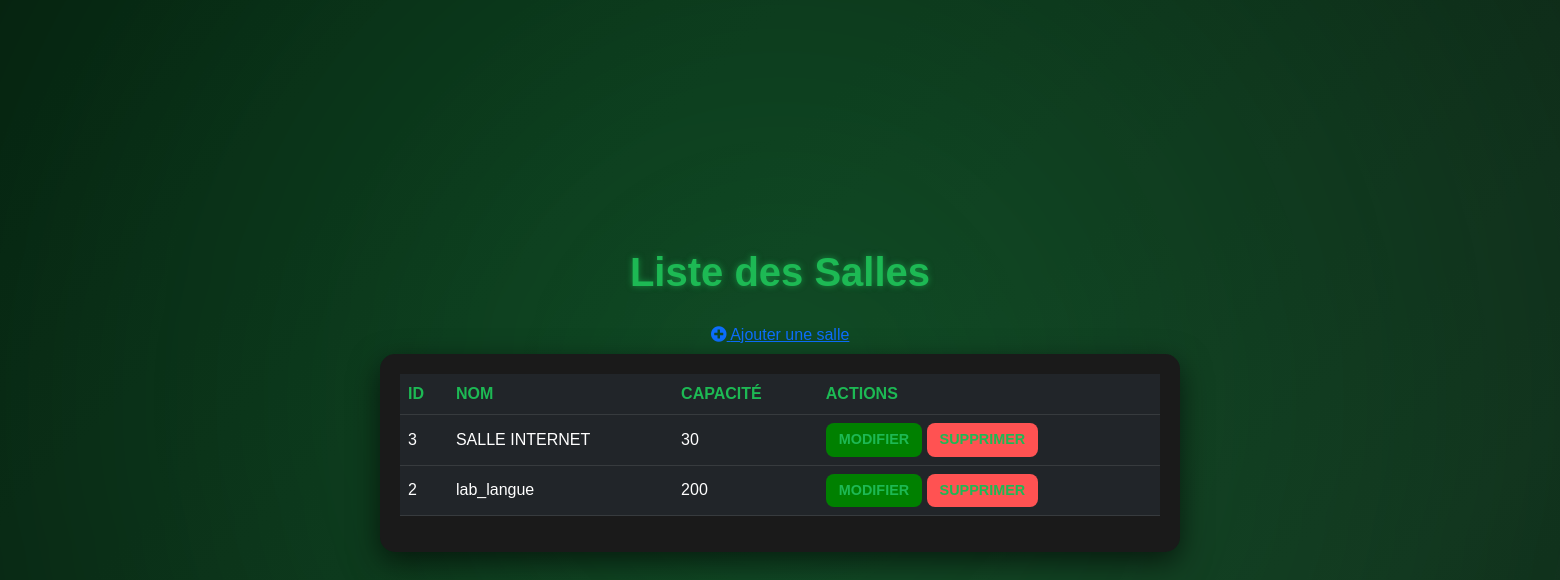
/views/Salle/salleListe.php, run on the app's committed database.
### tables this page shows
CREATE TABLE `salle` (
  `id` int NOT NULL AUTO_INCREMENT,
  `nom` varchar(50) NOT NULL,
  `capacite` int NOT NULL,
  PRIMARY KEY (`id`)
);

### models/Provider.php (called while the page is built, shortened)
<?php
class Provider {
    private $host = 'localhost';
    private $dbName = "scolarite";
    private $user = "root";
    private $password = "";
    public function getConnection() {
        try {
            $con = new PDO("mysql:host=$this->host;dbname=$this->dbName;charset=utf8", $this->user, $this->password);
            $con->setAttribute(PDO::ATTR_ERRMODE, PDO::ERRMODE_EXCEPTION);
            return $con;
        } catch (PDOException $e) {
            echo "Erreur de connexion : " . $e->getMessage();
            return null;
        }
    }
}

### models/SalleService.php (called while the page is built, shortened)
<?php
require_once('Provider.php');
class SalleService
{
    private $connexion;
    function __construct()
    {
        $p = new Provider();
        $this->connexion = $p->getconnection();
    }
    public function getAll()
    {
        $requete = 'SELECT * FROM salle ORDER BY id DESC';
        $stmt = $this->connexion->query($requete);
        $salles = $stmt->fetchAll(PDO::FETCH_ASSOC);
        return $salles;
    }
}

### views/Salle/salleListe.php (the view, shortened to what this page needs)
<!DOCTYPE html>
<html lang="fr">
<head>
    <link href="https://cdn.jsdelivr.net/npm/bootstrap@5.3.0-alpha1/dist/css/bootstrap.min.css" rel="stylesheet">
    <link rel="stylesheet" href="https://cdnjs.cloudflare.com/ajax/libs/font-awesome/5.15.3/css/all.min.css">
</head>
<body>
    <h1>Liste des Salles</h1>
    <a href="../../controllers/SalleCtrl.php?action=form" class="btn btn-link"><i class="fas fa-plus-circle"></i> Ajouter une salle</a>
    <?php
        require_once('../../models/SalleService.php');
        $salleService = new SalleService();
        $salles = $salleService->getAll();
    ?>
    <div class="table-container">
        <table class="table table-hover table-dark">
            <thead>
                <tr>
                    <th>ID</th>
                    <th>NOM</th>
                    <th>CAPACITÉ</th>
                    <th>ACTIONS</th>
                </tr>
            </thead>
            <tbody>
                <?php foreach($salles as $salle): ?>
                    <tr>
                        <td><?php echo $salle['id']; ?></td>
                        <td><?php echo $salle['nom']; ?></td>
                        <td><?php echo $salle['capacite']; ?></td>
                        <td>
                            <a href="../../controllers/SalleCtrl.php?action=editForm&id=<?php echo $salle['id']; ?>" class="btn btn-action btn-edit">MODIFIER</a>
                            <a href="../../controllers/SalleCtrl.php?action=delete&id=<?php echo $salle['id']; ?>" class="btn btn-action btn-delete" onclick="return confirm('Êtes-vous sûr de vouloir supprimer cette salle ?')">SUPPRIMER</a>
                        </td>
                    </tr>
                <?php endforeach; ?>
            </tbody>
        </table>
    </div>
</body>
</html>

### views/Salle/salleListe.php (style rules this page uses)
body { margin: 0; padding: 0 20px; display: flex; justify-content: center; align-items: center; flex-direction: column; min-height: 100vh; font-family: Arial, sans-serif; background: #000; overflow: hidden; color: #e0e0e0; }
body::before { content: ''; position: absolute; top: 0; left: 0; width: 100%; height: 100%; background: linear-gradient(135deg, #000000, #0f0f0f, #000000); animation: gradientAnimation 6s infinite alternate; z-index: -2; }
body::after { content: ''; position: absolute; width: 200%; height: 200%; background: radial-gradient(circle, rgba(29, 185, 84, 0.4), transparent 60%); filter: blur(100px); animation: floatingCircles 10s infinite alternate; z-index: -1; }
h1 { font-size: 2.5rem; font-weight: bold; color: #1db954; text-shadow: 0px 0px 6px rgba(29, 185, 84, 0.6); animation: textGlow 2s ease-in-out infinite alternate; margin-bottom: 20px; }
.table-container { background-color: #1a1a1a; border-radius: 15px; padding: 20px; box-shadow: 0 10px 30px rgba(0, 0, 0, 0.6); width: 100%; max-width: 800px; animation: fadeInUp 0.8s ease forwards; }
.table { color: #e0e0e0; }
.table th, .table td { vertical-align: middle; }
.table th { color: #1db954; }
.table a { color: #1db954; font-weight: bold; text-decoration: none; }
.btn-action { font-size: 0.9rem; padding: 5px 12px; border-radius: 8px; color: white; transition: all 0.3s ease; }
.btn-edit { background-color: green; color: white; }
.btn-delete { background-color: #ff5252; }

### data on the page
salle: id "3", nom "SALLE INTERNET", capacite "30"
salle: id "2", nom "lab_langue", capacite "200"
